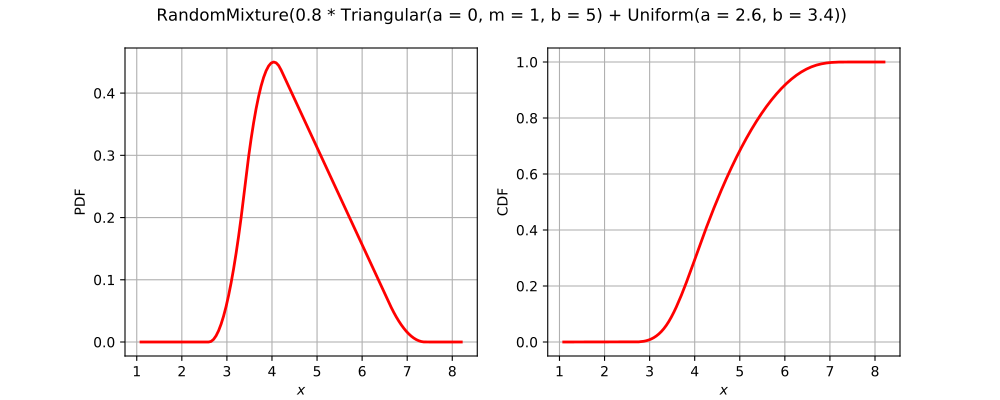

The script that drew this image:
import openturns as ot
from matplotlib import pyplot as plt
from openturns.viewer import View
if ot.RandomMixture().__class__.__name__ == 'Bernoulli':
    distribution = ot.Bernoulli(0.7)
elif ot.RandomMixture().__class__.__name__ == 'Binomial':
    distribution = ot.Binomial(5, 0.2)
elif ot.RandomMixture().__class__.__name__ == 'Hypergeometric':
    distribution = ot.Hypergeometric(10, 4, 7)
elif ot.RandomMixture().__class__.__name__ == 'CumulativeDistributionNetwork':
    coll = [ot.Normal(2),ot.Dirichlet([0.5, 1.0, 1.5])]
    distribution = ot.CumulativeDistributionNetwork(coll, ot.BipartiteGraph([[0,1], [0,1]]))
elif ot.RandomMixture().__class__.__name__ == 'Histogram':
    distribution = ot.Histogram([-1.0, 0.5, 1.0, 2.0], [0.45, 0.4, 0.15])
elif ot.RandomMixture().__class__.__name__ == 'KernelMixture':
    kernel = ot.Uniform()
    sample = ot.Normal().getSample(5)
    bandwith = [1.0]
    distribution = ot.KernelMixture(kernel, bandwith, sample)
elif ot.RandomMixture().__class__.__name__ == 'MaximumDistribution':
    coll = [ot.Uniform(2.5, 3.5), ot.LogUniform(1.0, 1.2), ot.Triangular(2.0, 3.0, 4.0)]
    distribution = ot.MaximumDistribution(coll)
elif ot.RandomMixture().__class__.__name__ == 'Multinomial':
    distribution = ot.Multinomial(5, [0.2])
elif ot.RandomMixture().__class__.__name__ == 'RandomMixture':
    coll = [ot.Triangular(0.0, 1.0, 5.0), ot.Uniform(-2.0, 2.0)]
    weights = [0.8, 0.2]
    cst = 3.0
    distribution = ot.RandomMixture(coll, weights, cst)
elif ot.RandomMixture().__class__.__name__ == 'TruncatedDistribution':
    distribution = ot.TruncatedDistribution(ot.Normal(2.0, 1.5), 1.0, 4.0)
elif ot.RandomMixture().__class__.__name__ == 'UserDefined':
    distribution = ot.UserDefined([[0.0], [1.0], [2.0]], [0.2, 0.7, 0.1])
elif ot.RandomMixture().__class__.__name__ == 'ZipfMandelbrot':
    distribution = ot.ZipfMandelbrot(10, 2.5, 0.3)
else:
    distribution = ot.RandomMixture()
dimension = distribution.getDimension()
title = str(distribution)[:100].split('\n')[0]
if dimension == 1:
    distribution.setDescription(['$x$'])
    pdf_graph = distribution.drawPDF()
    cdf_graph = distribution.drawCDF()
    fig = plt.figure(figsize=(10, 4))
    pdf_axis = fig.add_subplot(121)
    cdf_axis = fig.add_subplot(122)
    View(pdf_graph, figure=fig, axes=[pdf_axis], add_legend=False)
    View(cdf_graph, figure=fig, axes=[cdf_axis], add_legend=False)
    fig.suptitle(title)
elif dimension == 2:
    distribution.setDescription(['$x_1$', '$x_2$'])
    pdf_graph = distribution.drawPDF()
    pdf_graph.setTitle(title)
    fig = plt.figure(figsize=(10, 5))
    pdf_axis = fig.add_subplot(111)
    View(pdf_graph, figure=fig, axes=[pdf_axis], add_legend=False, square_axes=False)
